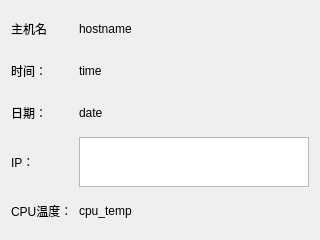
<?xml version="1.0" encoding="UTF-8"?>
<ui version="4.0">
 <class>home</class>
 <widget class="QWidget" name="home">
  <property name="geometry">
   <rect>
    <x>0</x>
    <y>0</y>
    <width>320</width>
    <height>240</height>
   </rect>
  </property>
  <property name="minimumSize">
   <size>
    <width>320</width>
    <height>240</height>
   </size>
  </property>
  <property name="maximumSize">
   <size>
    <width>320</width>
    <height>240</height>
   </size>
  </property>
  <property name="windowTitle">
   <string>OPiHome</string>
  </property>
  <layout class="QGridLayout" name="gridLayout">
   <item row="1" column="0">
    <widget class="QLabel" name="time_label">
     <property name="text">
      <string>时间：</string>
     </property>
    </widget>
   </item>
   <item row="1" column="1">
    <widget class="QLabel" name="time">
     <property name="text">
      <string>time</string>
     </property>
    </widget>
   </item>
   <item row="5" column="1">
    <widget class="QLabel" name="cpu_temp">
     <property name="text">
      <string>cpu_temp</string>
     </property>
    </widget>
   </item>
   <item row="3" column="1">
    <widget class="QListWidget" name="ip_list">
     <property name="sizePolicy">
      <sizepolicy hsizetype="Preferred" vsizetype="Preferred">
       <horstretch>0</horstretch>
       <verstretch>0</verstretch>
      </sizepolicy>
     </property>
     <property name="maximumSize">
      <size>
       <width>16777215</width>
       <height>50</height>
      </size>
     </property>
    </widget>
   </item>
   <item row="3" column="0">
    <widget class="QLabel" name="ip_label">
     <property name="text">
      <string>IP：</string>
     </property>
    </widget>
   </item>
   <item row="2" column="1">
    <widget class="QLabel" name="date">
     <property name="text">
      <string>date</string>
     </property>
    </widget>
   </item>
   <item row="2" column="0">
    <widget class="QLabel" name="date_label">
     <property name="text">
      <string>日期：</string>
     </property>
    </widget>
   </item>
   <item row="5" column="0">
    <widget class="QLabel" name="cpu_label">
     <property name="text">
      <string>CPU温度：</string>
     </property>
    </widget>
   </item>
   <item row="0" column="0">
    <widget class="QLabel" name="hostname_label">
     <property name="text">
      <string>主机名</string>
     </property>
    </widget>
   </item>
   <item row="0" column="1">
    <widget class="QLabel" name="hostname">
     <property name="text">
      <string>hostname</string>
     </property>
    </widget>
   </item>
  </layout>
 </widget>
 <resources/>
 <connections/>
</ui>
